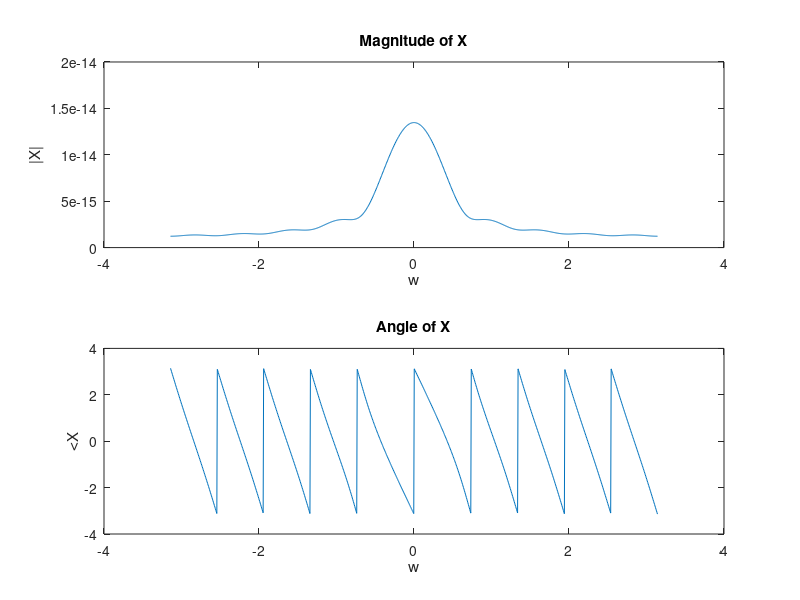

The MATLAB script that drew this image:
clc;
close all;
clear all;
n=0:10;
x=sin(2*pi*n); 
w=linspace(-pi,pi,1000);
X=zeros(1,length(w));
for k=1:length(w)
    X(k)=sum(x .* exp(-1j * w(k) * n));
end
disp(X);

subplot(2,1,1);
plot(w,abs(X));
title("Magnitude of X");
xlabel('w');
ylabel('|X|');

subplot(2,1,2);
plot(w,angle(X));
title("Angle of X");
xlabel('w');
ylabel('<X');
